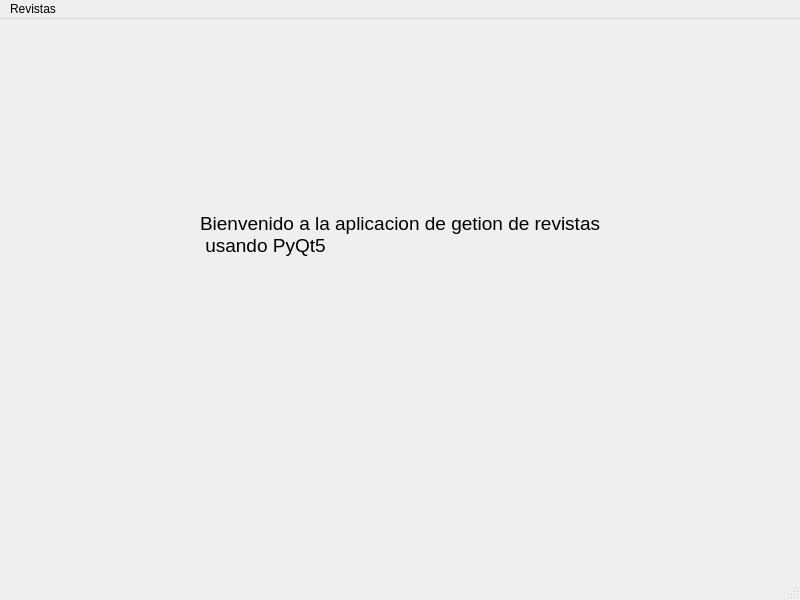
<?xml version="1.0" encoding="UTF-8"?>
<ui version="4.0">
 <class>MainWindow</class>
 <widget class="QMainWindow" name="MainWindow">
  <property name="geometry">
   <rect>
    <x>0</x>
    <y>0</y>
    <width>800</width>
    <height>600</height>
   </rect>
  </property>
  <property name="windowTitle">
   <string>APLICACION GESTION REVISTAS</string>
  </property>
  <widget class="QWidget" name="centralwidget">
   <widget class="QLabel" name="label">
    <property name="geometry">
     <rect>
      <x>200</x>
      <y>170</y>
      <width>461</width>
      <height>91</height>
     </rect>
    </property>
    <property name="font">
     <font>
      <pointsize>14</pointsize>
     </font>
    </property>
    <property name="text">
     <string>Bienvenido a la aplicacion de getion de revistas
 usando PyQt5</string>
    </property>
   </widget>
  </widget>
  <widget class="QMenuBar" name="menubar">
   <property name="geometry">
    <rect>
     <x>0</x>
     <y>0</y>
     <width>800</width>
     <height>21</height>
    </rect>
   </property>
   <widget class="QMenu" name="menuRevistas">
    <property name="title">
     <string>Revistas</string>
    </property>
    <addaction name="submenu_registrar_revista"/>
    <addaction name="submenu_listar_revistas"/>
    <addaction name="submenu_list_widget_revistas"/>
    <addaction name="submenu_table_widget_revistas"/>
   </widget>
   <addaction name="menuRevistas"/>
  </widget>
  <widget class="QStatusBar" name="statusbar"/>
  <action name="submenu_registrar_revista">
   <property name="text">
    <string>Registrar Revista</string>
   </property>
  </action>
  <action name="submenu_listar_revistas">
   <property name="text">
    <string>Listar Revistas</string>
   </property>
  </action>
  <action name="submenu_list_widget_revistas">
   <property name="text">
    <string>Listar Revistas Usando List Widget</string>
   </property>
  </action>
  <action name="submenu_table_widget_revistas">
   <property name="text">
    <string>Listar Revistas Usando Table Widget</string>
   </property>
  </action>
 </widget>
 <resources/>
 <connections/>
</ui>
